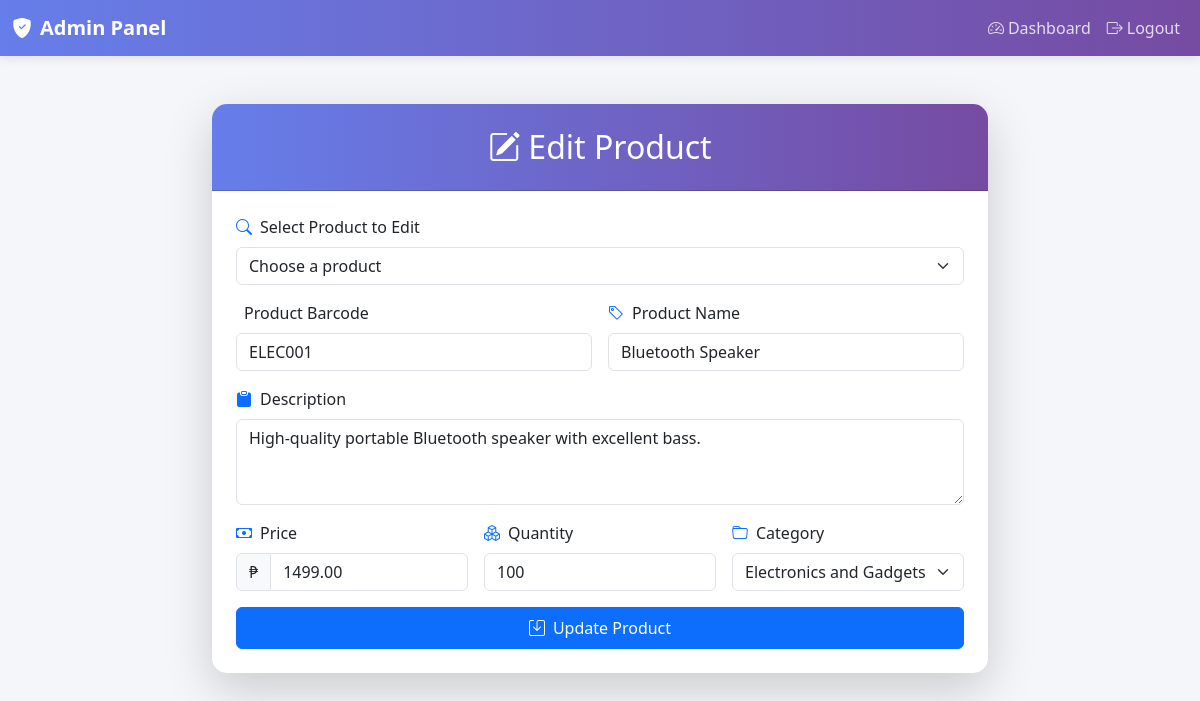
Page /admin/edit_product.php?id=3 (signed in) on the committed database.
### tables this page shows
CREATE TABLE `products` (
  `id` int(11) NOT NULL,
  `barcode` varchar(255) NOT NULL,
  `product_name` varchar(255) NOT NULL,
  `description` text DEFAULT NULL,
  `price` decimal(10,2) DEFAULT NULL,
  `quantity` int(11) DEFAULT 0,
  `category` varchar(255) DEFAULT NULL,
  `created_at` timestamp NOT NULL DEFAULT current_timestamp()
);

### admin/edit_product.php (the view, shortened to what this page needs)
<?php
$db = new Database();
$pdo = $db->getConnection();
$product = null;
if (isset($_GET['id'])) {
    $product_id = intval($_GET['id']);
    try {
        $stmt = $pdo->prepare("SELECT * FROM products WHERE id = ?");
        $stmt->execute([$product_id]);
        $product = $stmt->fetch(PDO::FETCH_ASSOC);
    } catch (PDOException $e) {
        $error = "Failed to fetch product: " . htmlspecialchars($e->getMessage());
    }
}
?>
<?php include 'header.php'; ?>
<div class="container-fluid my-5">
    <div class="row justify-content-center">
        <div class="col-md-10 col-lg-8">
            <div class="card shadow-lg border-0 rounded-lg">
                <div class="card-header bg-gradient-primary text-white text-center py-4">
                    <h2 class="mb-0">
                        <i class="bi bi-pencil-square me-2"></i>Edit Product
                    </h2>
                </div>
                <div class="card-body p-4">
                    <form action="edit_product.php" method="POST" class="needs-validation" novalidate>
                        <div class="mb-3">
                            <label for="product_select" class="form-label">
                                <i class="bi bi-search me-2 text-primary"></i>Select Product to Edit
                            </label>
                            <select class="form-select" id="product_select" onchange="loadProductDetails(this.value)">
                                <option value="" disabled selected>Choose a product</option>
                            </select>
                        </div>
                        <div id="product_edit_section" <?php echo $product ? '' : 'style="display:none;"'; ?>>
                            <div class="row g-3">
                                <div class="col-md-6">
                                    <label for="barcode" class="form-label">
                                        <i class="bi bi-barcode me-2 text-primary"></i>Product Barcode
                                    </label>
                                    <input type="text" class="form-control" id="barcode" name="barcode"
                                           value="<?php echo $product ? htmlspecialchars($product['barcode']) : ''; ?>" required>
                                </div>
                                <div class="col-md-6">
                                    <label for="product_name" class="form-label">
                                        <i class="bi bi-tag me-2 text-primary"></i>Product Name
                                    </label>
                                    <input type="text" class="form-control" id="product_name" name="product_name"
                                           value="<?php echo $product ? htmlspecialchars($product['product_name']) : ''; ?>" required>
                                </div>
                                <div class="col-12">
                                    <label for="description" class="form-label">
                                        <i class="bi bi-clipboard-fill me-2 text-primary"></i>Description
                                    </label>
                                    <textarea class="form-control" id="description" name="description" rows="3" required><?php
                                        echo $product ? htmlspecialchars($product['description']) : '';
                                    ?></textarea>
                                </div>
                                <div class="col-md-4">
                                    <label for="price" class="form-label">
                                        <i class="bi bi-cash me-2 text-primary"></i>Price
                                    </label>
                                    <div class="input-group">
                                        <span class="input-group-text">₱</span>
                                        <input type="number" step="0.01" class="form-control" id="price" name="price"
                                               value="<?php echo $product ? htmlspecialchars($product['price']) : ''; ?>" required>
                                    </div>
                                </div>
                                <div class="col-md-4">
                                    <label for="quantity" class="form-label">
                                        <i class="bi bi-boxes me-2 text-primary"></i>Quantity
                                    </label>
                                    <input type="number" class="form-control" id="quantity" name="quantity"
                                           value="<?php echo $product ? htmlspecialchars($product['quantity']) : ''; ?>" required>
                                </div>
                                <div class="col-md-4">
                                    <label for="category" class="form-label">
                                        <i class="bi bi-folder me-2 text-primary"></i>Category
                                    </label>
                                    <select class="form-select" id="category" name="category" required onchange="toggleOtherCategory()">
                                        <option value="Electronics and Gadgets" <?php echo ($product && $product['category'] === 'Electronics and Gadgets') ? 'selected' : ''; ?>>Electronics and Gadgets</option>
                                    </select>
                                </div>
                                <div class="col-12">
                                    <button type="submit" class="btn btn-primary w-100 py-2">
                                        <i class="bi bi-save me-2"></i>Update Product
                                    </button>
                                </div>
                            </div>
                        </div>
                    </form>
                </div>
            </div>
        </div>
    </div>
</div>

### admin/header.php (style rules this page uses)
body { background-color: #f4f6f9; }

### admin/edit_product.php (style rules this page uses)
body { background-color: #f4f6f9; }
.bg-gradient-primary { background: linear-gradient(to right, #667eea 0%, #764ba2 100%) !important; }
.card { border: none; border-radius: 15px; overflow: hidden; }

### rows in the picture
products: barcode "ELEC001", product_name "Bluetooth Speaker", description "High-quality portable Bluetooth speaker with excellent bass.", price "1499.00", quantity "100", category "Electronics and Gadgets"
